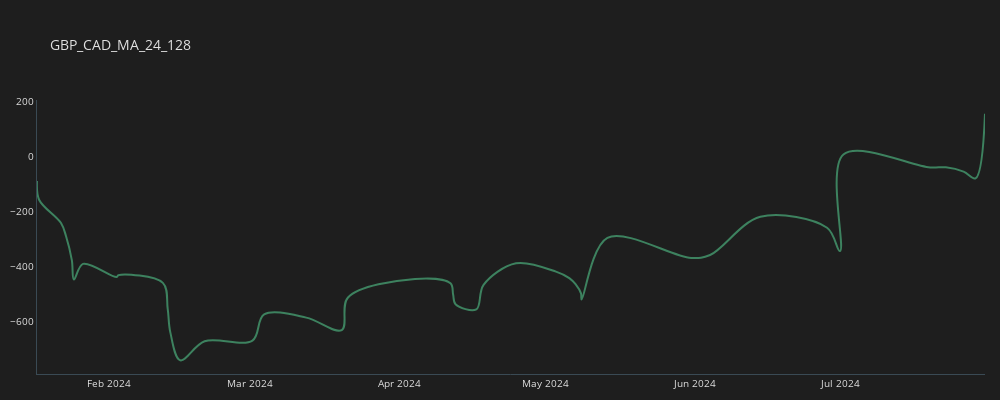
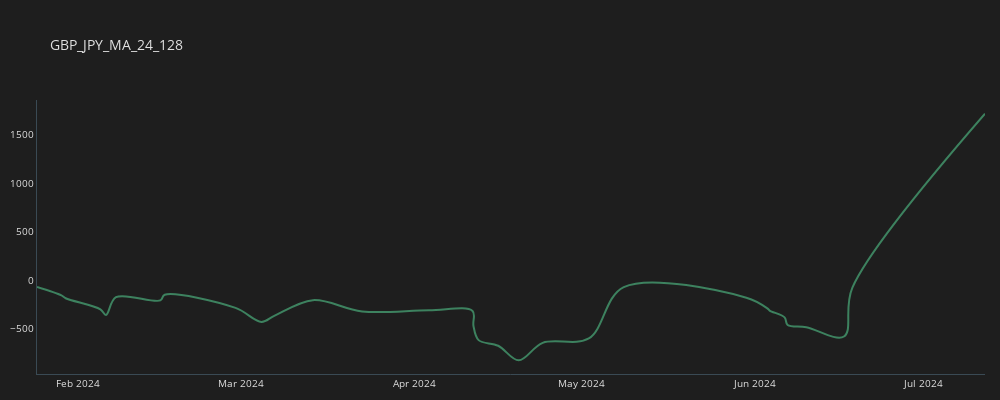
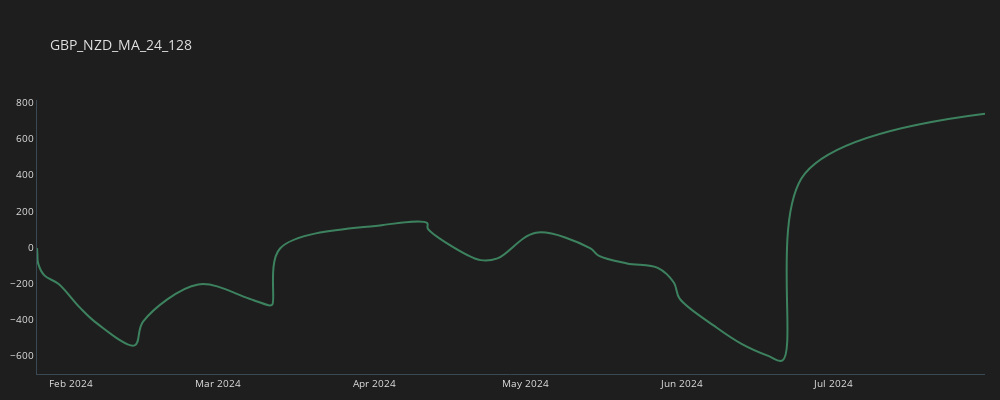
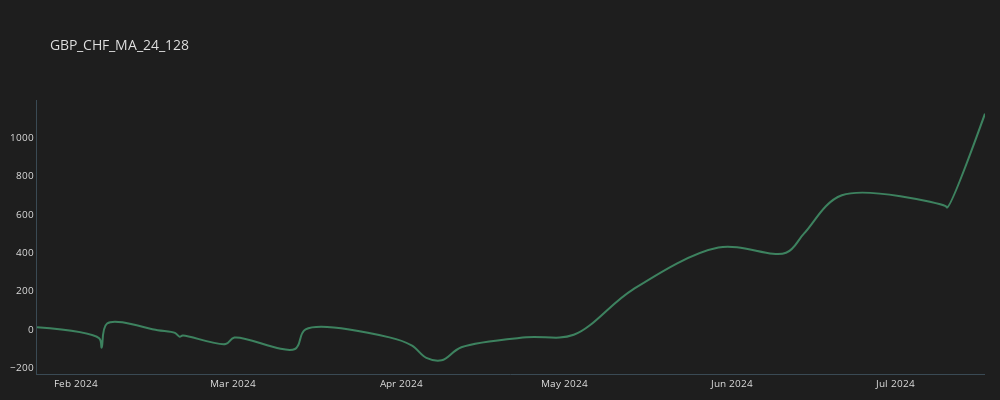

The notebook cell these images were saved under, in order:
### Code cell
c = 'MA_24_128'
for p in our_pairs:
    temp_df = all_trades[(all_trades.CROSS==c)&(all_trades.PAIR==p)].copy()
    temp_df['CUM_GAIN'] = temp_df.GAIN.cumsum()
    plot_line(temp_df, p + "_" + c)
